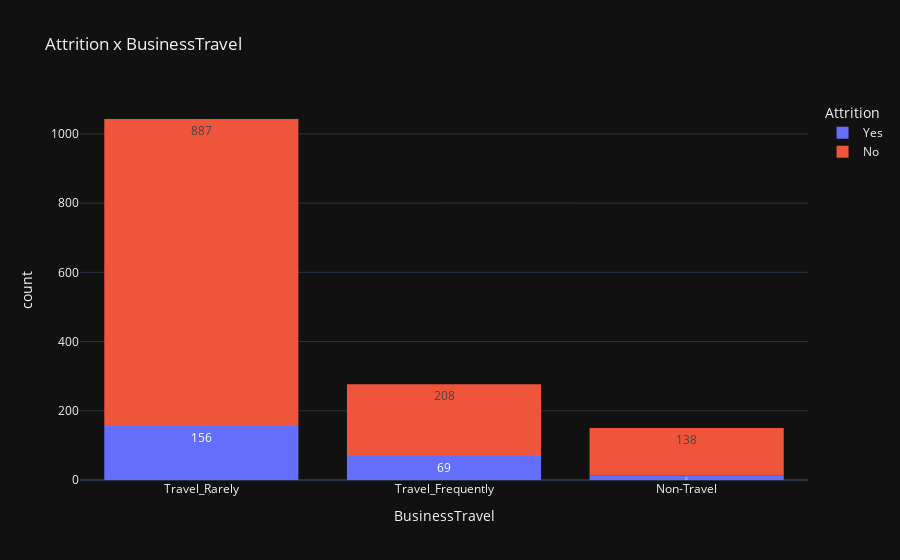
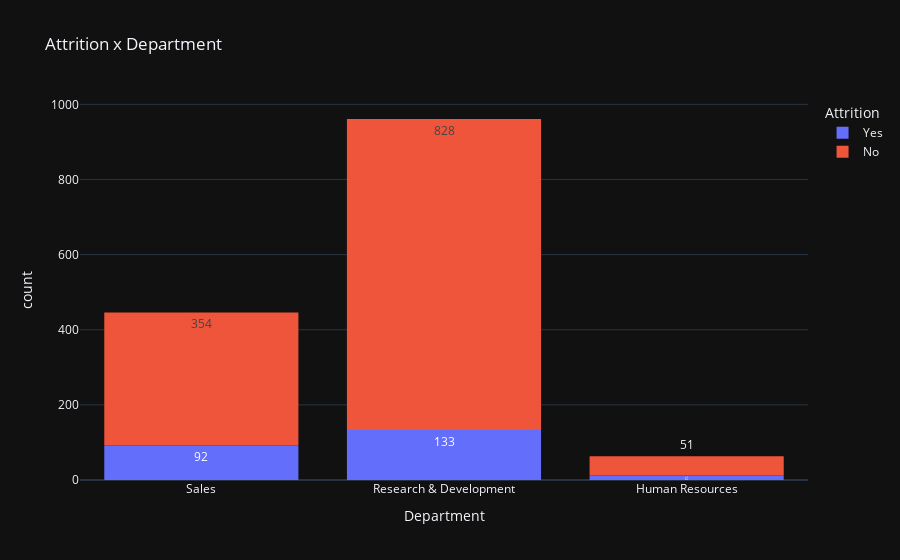
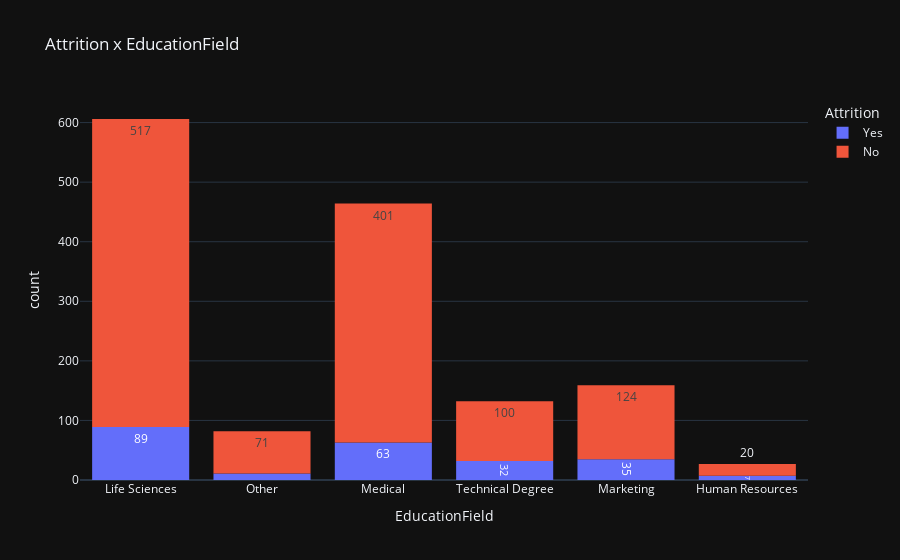
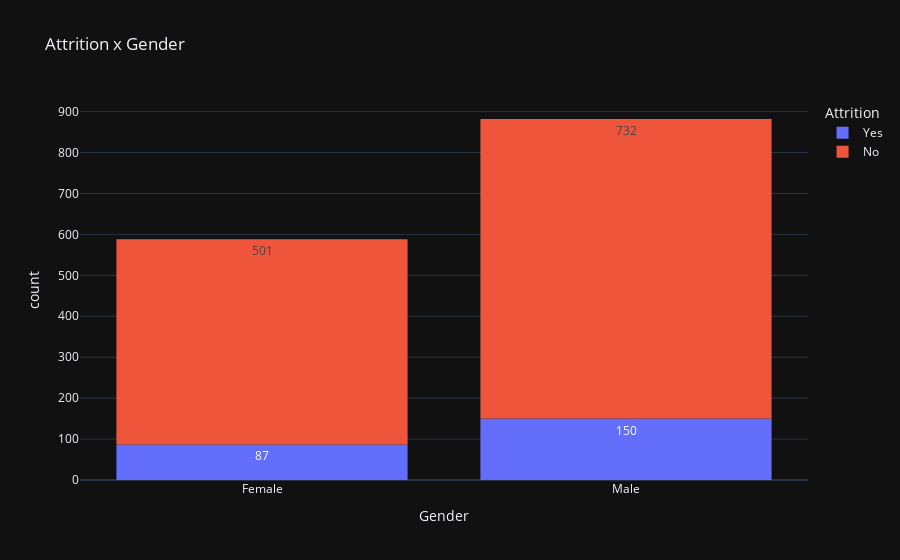

These figures' notebook cell, in order:
### Code cell
for feature in categorical_features[1:]:
    print('-'*30)
    print(f"{feature}:")
    print(df[feature].value_counts())

    fig = px.histogram(df, x = df[feature], template = 'plotly_dark',
                      title = f'Attrition x {feature}', text_auto = 'd3-format', color='Attrition')
    fig.show()

    # plt.figure(figsize=(8,5))
    # sns.countplot(x=feature, hue='Attrition', data=df, palette='plasma')
    # plt.xticks(rotation=45)
    # plt.title(f"Attrition - {feature}")
    # plt.show()

### Figure 1 — Plotly figure (JSON) as saved in the notebook; plotly's stock layout.template omitted (floating-point values rounded to 4 significant figures; data arrays with more than 128 entries replaced by an {"elided": "..."} marker saying what was removed)
{"data": [{"alignmentgroup": "True", "bingroup": "x", "hovertemplate": "Attrition=Yes<br>BusinessTravel=%{x}<br>count=%{y}<extra></extra>", "legendgroup": "Yes", "marker": {"color": "#636efa", "pattern": {"shape": ""}}, "name": "Yes", "offsetgroup": "Yes", "orientation": "v", "showlegend": true, "texttemplate": "%{value:d3-format}", "type": "histogram", "x": {"elided": "237 str values"}, "xaxis": "x", "yaxis": "y"}, {"alignmentgroup": "True", "bingroup": "x", "hovertemplate": "Attrition=No<br>BusinessTravel=%{x}<br>count=%{y}<extra></extra>", "legendgroup": "No", "marker": {"color": "#EF553B", "pattern": {"shape": ""}}, "name": "No", "offsetgroup": "No", "orientation": "v", "showlegend": true, "texttemplate": "%{value:d3-format}", "type": "histogram", "x": {"elided": "1233 str values"}, "xaxis": "x", "yaxis": "y"}], "layout": {"barmode": "relative", "legend": {"title": {"text": "Attrition"}, "tracegroupgap": 0}, "title": {"text": "Attrition x BusinessTravel"}, "xaxis": {"anchor": "y", "domain": [0, 1], "title": {"text": "BusinessTravel"}}, "yaxis": {"anchor": "x", "domain": [0, 1], "title": {"text": "count"}}}}

### Figure 2 — Plotly figure (JSON) as saved in the notebook; plotly's stock layout.template omitted (floating-point values rounded to 4 significant figures; data arrays with more than 128 entries replaced by an {"elided": "..."} marker saying what was removed)
{"data": [{"alignmentgroup": "True", "bingroup": "x", "hovertemplate": "Attrition=Yes<br>Department=%{x}<br>count=%{y}<extra></extra>", "legendgroup": "Yes", "marker": {"color": "#636efa", "pattern": {"shape": ""}}, "name": "Yes", "offsetgroup": "Yes", "orientation": "v", "showlegend": true, "texttemplate": "%{value:d3-format}", "type": "histogram", "x": {"elided": "237 str values"}, "xaxis": "x", "yaxis": "y"}, {"alignmentgroup": "True", "bingroup": "x", "hovertemplate": "Attrition=No<br>Department=%{x}<br>count=%{y}<extra></extra>", "legendgroup": "No", "marker": {"color": "#EF553B", "pattern": {"shape": ""}}, "name": "No", "offsetgroup": "No", "orientation": "v", "showlegend": true, "texttemplate": "%{value:d3-format}", "type": "histogram", "x": {"elided": "1233 str values"}, "xaxis": "x", "yaxis": "y"}], "layout": {"barmode": "relative", "legend": {"title": {"text": "Attrition"}, "tracegroupgap": 0}, "title": {"text": "Attrition x Department"}, "xaxis": {"anchor": "y", "domain": [0, 1], "title": {"text": "Department"}}, "yaxis": {"anchor": "x", "domain": [0, 1], "title": {"text": "count"}}}}

### Figure 3 — Plotly figure (JSON) as saved in the notebook; plotly's stock layout.template omitted (floating-point values rounded to 4 significant figures; data arrays with more than 128 entries replaced by an {"elided": "..."} marker saying what was removed)
{"data": [{"alignmentgroup": "True", "bingroup": "x", "hovertemplate": "Attrition=Yes<br>EducationField=%{x}<br>count=%{y}<extra></extra>", "legendgroup": "Yes", "marker": {"color": "#636efa", "pattern": {"shape": ""}}, "name": "Yes", "offsetgroup": "Yes", "orientation": "v", "showlegend": true, "texttemplate": "%{value:d3-format}", "type": "histogram", "x": {"elided": "237 str values"}, "xaxis": "x", "yaxis": "y"}, {"alignmentgroup": "True", "bingroup": "x", "hovertemplate": "Attrition=No<br>EducationField=%{x}<br>count=%{y}<extra></extra>", "legendgroup": "No", "marker": {"color": "#EF553B", "pattern": {"shape": ""}}, "name": "No", "offsetgroup": "No", "orientation": "v", "showlegend": true, "texttemplate": "%{value:d3-format}", "type": "histogram", "x": {"elided": "1233 str values"}, "xaxis": "x", "yaxis": "y"}], "layout": {"barmode": "relative", "legend": {"title": {"text": "Attrition"}, "tracegroupgap": 0}, "title": {"text": "Attrition x EducationField"}, "xaxis": {"anchor": "y", "domain": [0, 1], "title": {"text": "EducationField"}}, "yaxis": {"anchor": "x", "domain": [0, 1], "title": {"text": "count"}}}}

### Figure 4 — Plotly figure (JSON) as saved in the notebook; plotly's stock layout.template omitted (floating-point values rounded to 4 significant figures; data arrays with more than 128 entries replaced by an {"elided": "..."} marker saying what was removed)
{"data": [{"alignmentgroup": "True", "bingroup": "x", "hovertemplate": "Attrition=Yes<br>Gender=%{x}<br>count=%{y}<extra></extra>", "legendgroup": "Yes", "marker": {"color": "#636efa", "pattern": {"shape": ""}}, "name": "Yes", "offsetgroup": "Yes", "orientation": "v", "showlegend": true, "texttemplate": "%{value:d3-format}", "type": "histogram", "x": {"elided": "237 str values"}, "xaxis": "x", "yaxis": "y"}, {"alignmentgroup": "True", "bingroup": "x", "hovertemplate": "Attrition=No<br>Gender=%{x}<br>count=%{y}<extra></extra>", "legendgroup": "No", "marker": {"color": "#EF553B", "pattern": {"shape": ""}}, "name": "No", "offsetgroup": "No", "orientation": "v", "showlegend": true, "texttemplate": "%{value:d3-format}", "type": "histogram", "x": {"elided": "1233 str values"}, "xaxis": "x", "yaxis": "y"}], "layout": {"barmode": "relative", "legend": {"title": {"text": "Attrition"}, "tracegroupgap": 0}, "title": {"text": "Attrition x Gender"}, "xaxis": {"anchor": "y", "domain": [0, 1], "title": {"text": "Gender"}}, "yaxis": {"anchor": "x", "domain": [0, 1], "title": {"text": "count"}}}}
